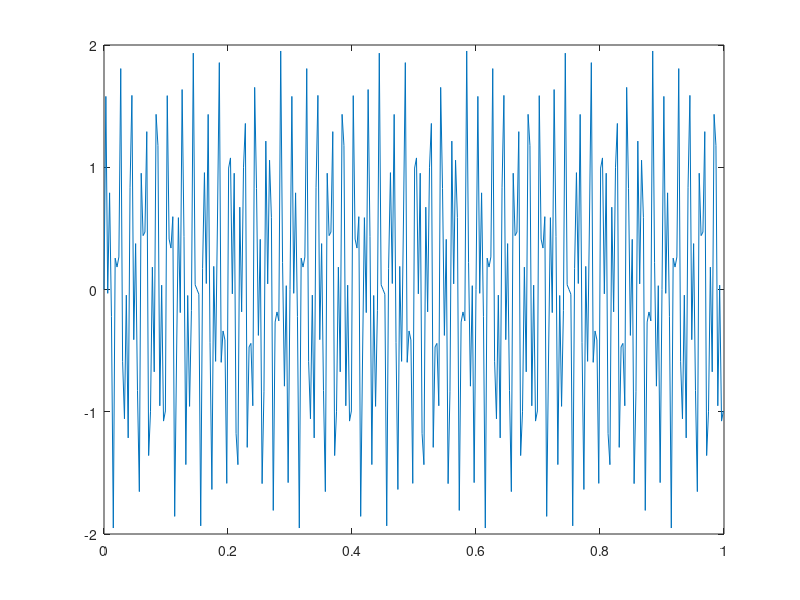
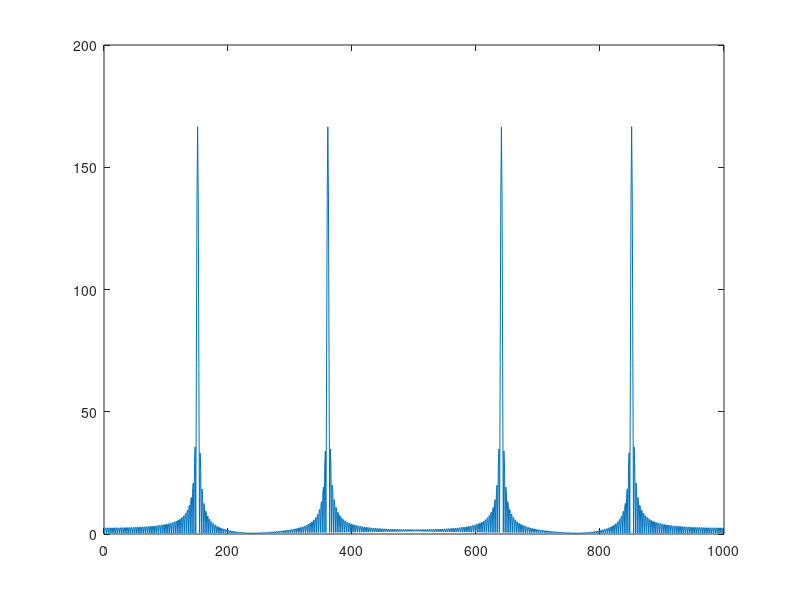

Write MATLAB code to recreate these figures, in order.
clear all;
close all
dt=0.003;
t = 0:dt:1;
x = sin(2*pi*50*t) + sin(2*pi*120*t);%%Input signal
figure(1)
plot(t,x)
figure(2)
N = 1000;
y = fft(x,N);
z=abs(y);
freq = 1:N;
plot(freq,z)
 
